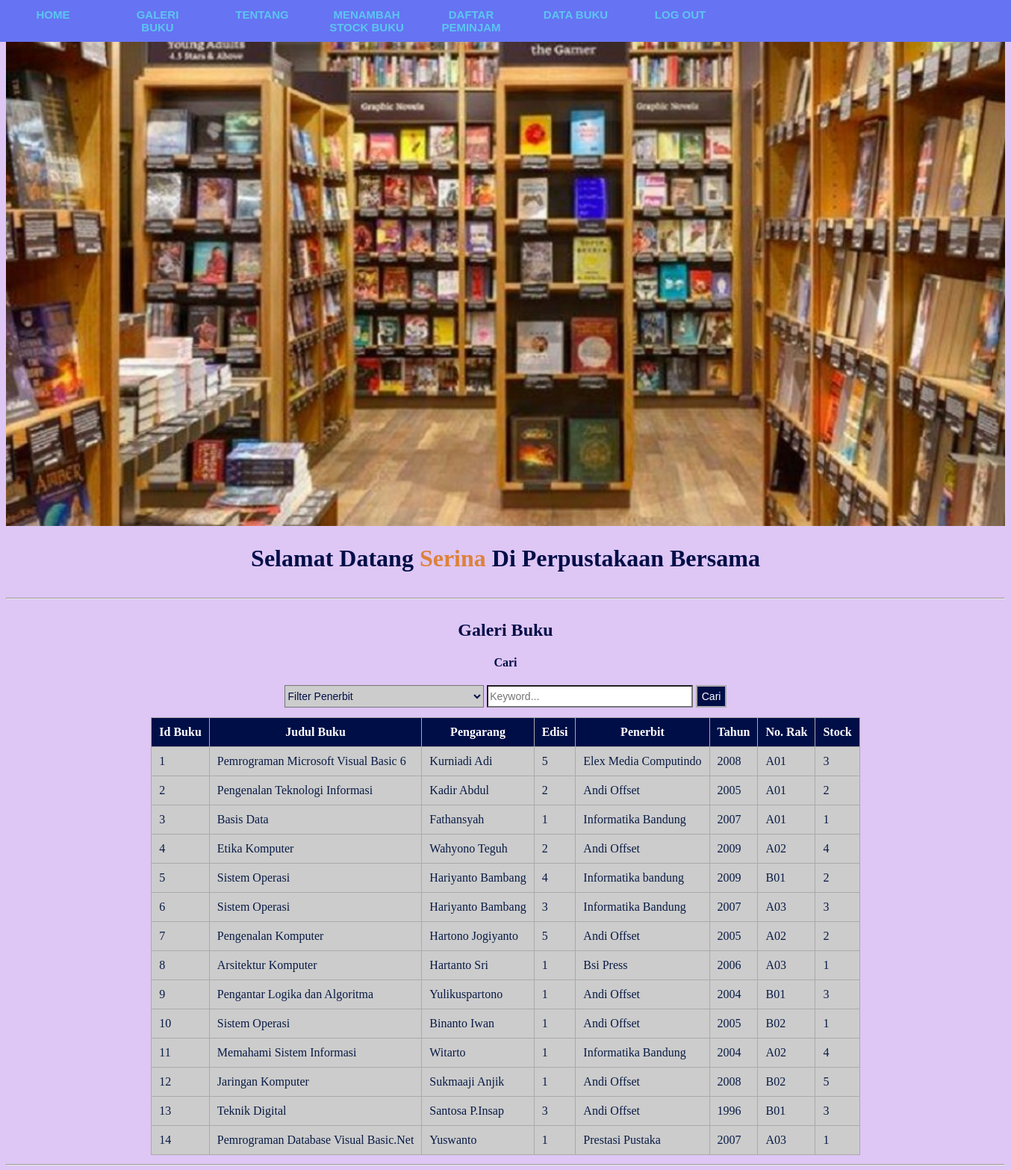
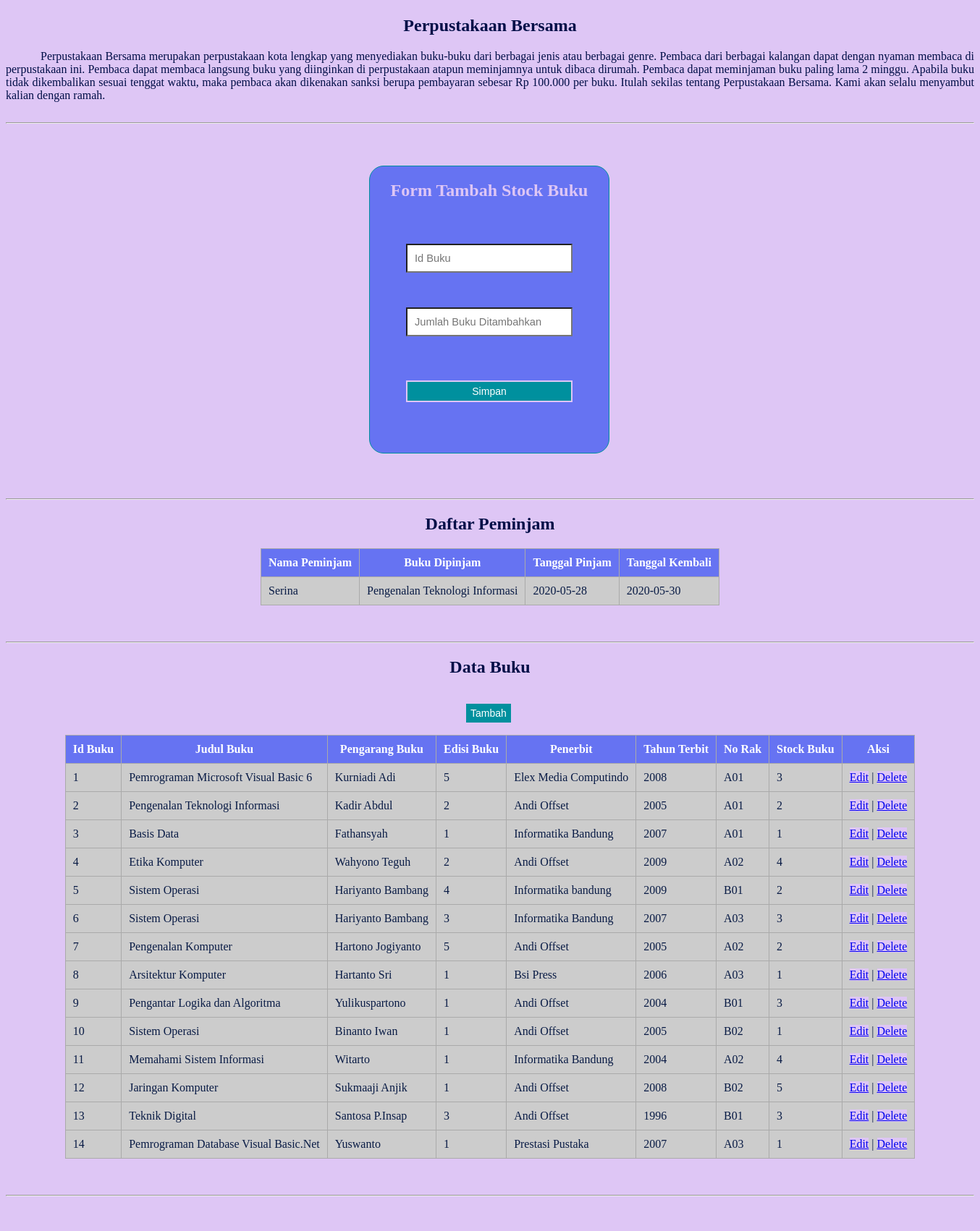
The page /index_admin.php (signed in, upper part) on the database its author committed (2 pictures, top to bottom).
### tables this page shows
CREATE TABLE `buku` (
  `id_buku` int(11) NOT NULL,
  `judul_buku` varchar(50) NOT NULL,
  `pengarang_buku` varchar(30) NOT NULL,
  `edisi_buku` varchar(5) NOT NULL,
  `penerbit` varchar(30) NOT NULL,
  `tahun_terbit` int(5) NOT NULL,
  `no_rak` varchar(5) NOT NULL,
  `stock_buku` int(3) NOT NULL
);

CREATE TABLE `pinjam_buku` (
  `id_pinjamn` int(11) NOT NULL,
  `id_user` int(11) NOT NULL,
  `id_buku` int(11) NOT NULL,
  `tgl_pinjam` date NOT NULL,
  `tgl_kembali` date NOT NULL,
  `status_pinjam` int(11) NOT NULL
);

CREATE TABLE `user` (
  `id_user` int(11) NOT NULL,
  `nama` varchar(30) NOT NULL,
  `jenis_kelamin` enum('Laki-Laki','Perempuan') NOT NULL,
  `no_hp` varchar(15) NOT NULL,
  `alamat` varchar(100) NOT NULL,
  `username` varchar(20) NOT NULL,
  `password` varchar(12) NOT NULL,
  `status` varchar(11) NOT NULL
);

### index_admin.php (the view, shortened to what this page needs)
<!DOCTYPE html>
<html>
<head>
	<link rel="stylesheet" type="text/css" href="CSS/index_admin.css">
</head>
<body>
	<nav class="navigasi">
        <ul>
            <li><a href="#section1">Home</a></li>
            <li><a href="#section2">Galeri Buku</a></li>
            <li><a href="#section3">Tentang</a></li>
            <li><a href="#section4">Menambah Stock Buku</a></li>
            <li><a href="#section5">Daftar Peminjam</a></li>
            <li><a href="#section7">Data Buku</a></li>
            <li><a href="logout.php">Log Out</a></li>
        </ul>
    </nav>
    <div id="section1">
        <img src="Gambar/gedung_perpustakaan.jpg">
        <h1>Selamat Datang <b style="color: #DC8239;"><?php echo $_SESSION['username'];?></b> Di Perpustakaan Bersama</h1>
    </div>
    <hr>
    <div id="section2">
        <h2>Galeri Buku</h2>
        <?php
            $s_penerbit="";
            $s_keyword="";
            $sort = 'ASC';
            $newsort = 'ASC';
            if (isset($_GET['order'])) {
                $order = $_GET['order'];
                $sort = $_GET['sort'];
                if ($sort == 'DESC') {
                    $newsort = 'ASC';
                }
                else{
                    $newsort = 'DESC';
                }
            }else{
                $order = 'id_buku';
            }
        ?>
        <form method="GET" action="" align="center">
        <h4>Cari</h4>
        <select name="s_penerbit" id="s_penerbit">
            <option value="">Filter Penerbit</option>
        </select>
        <input type="text" name="s_keyword" placeholder="Keyword..." id="s_keyword" value="<?php echo $s_keyword; ?>">
        <button id="search" name="search">Cari</button>
    </form>
    <table align="center" cellpadding="20">
        <thead>
            <tr>
                <th>Id Buku</th>
                <th><a href="?order=judul_buku&&sort=<?php echo $newsort; ?>">Judul Buku</a></th>
                <th><a href="?order=pengarang_buku&&sort=<?php echo $newsort; ?>">Pengarang</a></th>
                <th><a href="?order=edisi_buku&&sort=<?php echo $newsort; ?>">Edisi</a></th>
                <th><a href="?order=penerbit&&sort=<?php echo $newsort; ?>">Penerbit</a></th>
                <th><a href="?order=tahun_terbit&&sort=<?php echo $newsort; ?>">Tahun</a></th>
                <th><a href="?order=no_rak&&sort=<?php echo $newsort; ?>">No. Rak</a></th>
                <th><a href="?order=stock_buku&&sort=<?php echo $newsort; ?>">Stock</a></th>
            </tr>
        </thead>
        <tbody>
            <?php
                include "koneksi.php";
                $search_penerbit = '%'.$s_penerbit.'%';
                $search_keyword = '%'.$s_keyword.'%';
                $query = "SELECT * FROM buku WHERE penerbit LIKE ? AND (judul_buku LIKE ? OR pengarang_buku LIKE ? OR edisi_buku LIKE ? OR tahun_terbit LIKE ? OR no_rak LIKE ? OR stock_buku LIKE ?) ORDER BY $order $sort";
                $buku1 = mysqli_prepare($conn, $query) or die(mysqli_error($conn));
                mysqli_stmt_bind_param($buku1, "sssssss", $search_penerbit, $search_keyword, $search_keyword, $search_keyword, $search_keyword, $search_keyword, $search_keyword);
                mysqli_stmt_execute($buku1);
                $hasil = mysqli_stmt_get_result($buku1);
                if (mysqli_num_rows($hasil) > 0) {
                    while ($rows = mysqli_fetch_assoc($hasil)) {
                        $id_buku = $rows['id_buku'];
                        $judul_buku = $rows['judul_buku'];
                        $pengarang_buku = $rows['pengarang_buku'];
                        $edisi_buku = $rows['edisi_buku'];
                        $penerbit = $rows['penerbit'];
                        $tahun_terbit = $rows['tahun_terbit'];
                        $no_rak = $rows['no_rak'];
                        $stock_buku = $rows['stock_buku'];
            ?>
                <tr>
                    <td><?php echo $id_buku; ?></td>
                    <td><?php echo $judul_buku; ?></td>
                    <td><?php echo $pengarang_buku; ?></td>
                    <td><?php echo $edisi_buku; ?></td>
                    <td><?php echo $penerbit; ?></td>
                    <td><?php echo $tahun_terbit; ?></td>
                    <td><?php echo $no_rak; ?></td>
                    <td><?php echo $stock_buku; ?></td>
                </tr>
                <?php } } else { ?>
                <tr>
                    <td colspan="9" align="center">Tidak Ada Data Ditemukan</td>
                </tr>
                <?php } ?>
        </tbody>
    </table>
    </div>
    <hr>
    <div id="section3">
        <h2>Perpustakaan Bersama</h2>
        <p> Perpustakaan Bersama merupakan perpustakaan kota lengkap yang menyediakan buku-buku dari berbagai jenis atau berbagai genre. Pembaca dari berbagai kalangan dapat dengan nyaman membaca di perpustakaan ini. Pembaca dapat membaca langsung buku yang diinginkan di perpustakaan atapun meminjamnya untuk dibaca dirumah. Pembaca dapat meminjaman buku paling lama 2 minggu. Apabila buku tidak dikembalikan sesuai tenggat waktu, maka pembaca akan dikenakan sanksi berupa pembayaran sebesar Rp 100.000 per buku. Itulah sekilas tentang Perpustakaan Bersama. Kami akan selalu menyambut kalian dengan ramah.</p>
    </div>
    <hr>
    <div id="section4">
    <h2 align="center">Form Tambah Stock Buku</h2>
       <form method="POST" action="input_stock.php">
            <input type="text" name="id_buku" placeholder="Id Buku"><br>
            <input type="text" name="jml_buku" placeholder="Jumlah Buku Ditambahkan"><br>
            <input type="submit" name="simpan" value="Simpan"><br>
       </form>
    </div>
    <hr>
    <div id="section5">
        <h2>Daftar Peminjam</h2>
        <table align="center">
            <thead>
                <tr>
                    <th>Nama Peminjam</th>
                    <th>Buku Dipinjam</th>
                    <th>Tanggal Pinjam</th>
                    <th>Tanggal Kembali</th>
                </tr>
            </thead>
            <tbody>
                <?php
                    include "koneksi.php";
                    $query = mysqli_query($conn, "SELECT nama, judul_buku, tgl_pinjam, tgl_kembali FROM pinjam_buku, user, buku WHERE pinjam_buku.id_user=user.id_user AND pinjam_buku.id_buku=buku.id_buku ORDER BY id_pinjamn") or die(mysqli_error($conn));
                    if (mysqli_num_rows($query) > 0) {
                        while ($rows = mysqli_fetch_assoc($query)) {
                            $nama = $rows['nama'];
                            $judul = $rows['judul_buku'];
                            $tgl_pinjam = $rows['tgl_pinjam'];
                            $tgl_kembali = $rows['tgl_kembali'];
                        ?>
                            <tr>
                                <td><?php echo $nama; ?></td>
                                <td><?php echo $judul; ?></td>
                                <td><?php echo $tgl_pinjam; ?></td>
                                <td><?php echo $tgl_kembali; ?></td>
                            </tr>
                    <?php  } }else{ ?>
                    <tr>
                        <td colspan="4" align="center">Tidak Ada Data Ditemukan</td>
                    </tr>
                    <?php } ?>
            </tbody>
        </table>
    </div>
    <hr>
    <div id="section7">
    <h2>Data Buku</h2>
    <button><a href="#section9">Tambah</a></button>
       <table align="center">
           <thead>
               <tr>
                   <th>Id Buku</th>
                   <th>Judul Buku</th>
                   <th>Pengarang Buku</th>
                   <th>Edisi Buku</th>
                   <th>Penerbit</th>
                   <th>Tahun Terbit</th>
                   <th>No Rak</th>
                   <th>Stock Buku</th>
                   <th>Aksi</th>
               </tr>
           </thead>
           <tbody>
               <?php
                    include "koneksi.php";
                    $query = mysqli_query($conn, "SELECT * FROM buku ORDER BY id_buku") or die(mysqli_error($conn));
                    if (mysqli_num_rows($query) > 0) {
                        while ($rows = mysqli_fetch_assoc($query)) {
                            $id_buku = $rows['id_buku'];
                            $judul = $rows['judul_buku'];
                            $pengarang = $rows['pengarang_buku'];
                            $edisi = $rows['edisi_buku'];
                            $penerbit = $rows['penerbit'];
                            $tahun = $rows['tahun_terbit'];
                            $no_rak = $rows['no_rak'];
                            $stock = $rows['stock_buku'];?>
                            <tr>
                                <td><?php echo $id_buku; ?></td>
                                <td><?php echo $judul; ?></td>
                                <td><?php echo $pengarang; ?></td>
                                <td><?php echo $edisi; ?></td>
                                <td><?php echo $penerbit; ?></td>
                                <td><?php echo $tahun; ?></td>
                                <td><?php echo $no_rak; ?></td>
                                <td><?php echo $stock; ?></td>
                                <?php
                                echo "<td><a href='#section8'>Edit</a> | <a href='delete_buku.php?id_buku=$rows[id_buku]'>Delete</a></td>";?>
                            </tr>
                    <?php  } }else{ ?>
                    <tr>
                        <td colspan="4" align="center">Tidak Ada Data Ditemukan</td>
                    </tr>
                    <?php } ?>
           </tbody>
       </table>
    </div>
    <hr>
</body>
</html>

### CSS/index_admin.css (style rules this page uses)
* { background-color: #dec6f5; scroll-behavior: smooth; }
.navigasi ul { border: 1px solid #6673f2; padding: 0; margin: 0; list-style: none; font-family: Arial, Helvetica, sans-serif; font-size: 15px; font-weight: bold; width: 100%; background-color: #6673f2; overflow: hidden; position: fixed; top: 0; left: 0; }
.navigasi li { float: left; }
.navigasi li a { display: block; color: #5cc5f2; text-align: center; padding: 10px 20px; text-decoration: none; text-transform: uppercase; font-weight: bold; width: 100px; background-color: #6673f2; }
#section1, #section2, #section3, #section4 { display: inline-block; width: 100%; overflow: hidden; }
#section1 img { width: 100%; }
#section1 h1 { text-align: center; color: #000e47; }
#section2 table { border-collapse: collapse; }
#section2 h2, h4 { text-align: center; color: #000e47; }
#section2 th { background-color: #000e47; border: 1px solid #aaaaaa; text-align:left; color:#ffffff; padding: 10px; text-align: center; }
#section2 th a { background-color: #000e47; text-decoration: none; color: #ffffff; }
#section2 td { background-color: #cccccc; border: 1px solid #aaaaaa; padding: 10px; color: #091b45; }
#section2 form { text-align: center; }
#section2 form select { width: 20%; height: 30px; font-size: 14px; margin-bottom: 1%; cursor: pointer; background-color: #cccccc; color: #000e47; }
#section2 form input[type=text] { width: 20%; height: 24px; font-size: 14px; margin-bottom: 1%; background-color: white; }
#section2 form button { width: auto; height: 30px; font-size: 14px; margin-bottom: 1%; background-color: #000e47; color:#ffffff; border: 2px solid #aaaaaa; cursor: pointer; }
#section3 { color: #000e47; }
#section3 h2 { text-align: center; }
#section3 p { text-align: justify; text-indent: 0.5in; }
#section4 { border: 1px solid #00909e; height: auto; width: 330px; margin: 50px 502px; background-color: #6673f2; border-radius: 20px; }
#section4 form { margin: 50px 50px; background-color: #6673f2; display: grid; }
#section4 h2 { text-align: center; color: #dec6f5; background-color: #6673f2; }
#section4 form input[type=text] { box-sizing : border-box; width: 100%; padding: 10px; font-size: 11pt; margin-top: 10px; margin-bottom: 20px; background-color: white; }
#section4 form input[type=submit] { width: auto; height: 30px; font-size: 14px; margin-bottom: 1%; background-color: #00909e; color:#ffffff; border: 2px solid #dec6f5; cursor: pointer; margin-top: 10%; }
#section5 table { border-collapse: collapse; margin-bottom: 50px; }
#section5 h2 { text-align: center; color: #000e47; }
#section5 th { background-color: #6673f2; border: 1px solid #aaaaaa; text-align:left; color: #ffffff; padding: 10px; text-align: center; }
#section5 td { background-color: #cccccc; border: 1px solid #aaaaaa; padding: 10px; color: #091b45; }
#section7 table { border-collapse: collapse; margin-bottom: 50px; }
#section7 h2 { text-align: center; color: #000e47; }
#section7 th { background-color: #6673f2; border: 1px solid #aaaaaa; text-align:left; color: #ffffff; padding: 10px; text-align: center; }
#section7 td { background-color: #cccccc; border: 1px solid #aaaaaa; padding: 10px; color: #091b45; }
#section7 button { width: auto; height: 30px; font-size: 14px; background-color: #00909e; color:#ffffff; border: 2px solid #dec6f5; cursor: pointer; margin: 15px 634px; }
#section7 button a { text-decoration: none; background-color: #00909e; color: #ffffff; }

### rows shown on the page
buku: id_buku "1", judul_buku "Pemrograman Microsoft Visual Basic 6", pengarang_buku "Kurniadi Adi", edisi_buku "5", penerbit "Elex Media Computindo", tahun_terbit "2008", no_rak "A01", stock_buku "3"
buku: id_buku "2", judul_buku "Pengenalan Teknologi Informasi", pengarang_buku "Kadir Abdul", edisi_buku "2", penerbit "Andi Offset", tahun_terbit "2005", no_rak "A01", stock_buku "2"
buku: id_buku "3", judul_buku "Basis Data", pengarang_buku "Fathansyah", edisi_buku "1", penerbit "Informatika Bandung", tahun_terbit "2007", no_rak "A01", stock_buku "1"
buku: id_buku "4", judul_buku "Etika Komputer", pengarang_buku "Wahyono Teguh", edisi_buku "2", penerbit "Andi Offset", tahun_terbit "2009", no_rak "A02", stock_buku "4"
buku: id_buku "5", judul_buku "Sistem Operasi", pengarang_buku "Hariyanto Bambang", edisi_buku "4", penerbit "Informatika bandung", tahun_terbit "2009", no_rak "B01", stock_buku "2"
buku: id_buku "6", judul_buku "Sistem Operasi", pengarang_buku "Hariyanto Bambang", edisi_buku "3", penerbit "Informatika Bandung", tahun_terbit "2007", no_rak "A03", stock_buku "3"
buku: id_buku "7", judul_buku "Pengenalan Komputer", pengarang_buku "Hartono Jogiyanto", edisi_buku "5", penerbit "Andi Offset", tahun_terbit "2005", no_rak "A02", stock_buku "2"
buku: id_buku "8", judul_buku "Arsitektur Komputer", pengarang_buku "Hartanto Sri", edisi_buku "1", penerbit "Bsi Press", tahun_terbit "2006", no_rak "A03", stock_buku "1"
buku: id_buku "9", judul_buku "Pengantar Logika dan Algoritma", pengarang_buku "Yulikuspartono", edisi_buku "1", penerbit "Andi Offset", tahun_terbit "2004", no_rak "B01", stock_buku "3"
buku: id_buku "10", judul_buku "Sistem Operasi", pengarang_buku "Binanto Iwan", edisi_buku "1", penerbit "Andi Offset", tahun_terbit "2005", no_rak "B02", stock_buku "1"
buku: id_buku "11", judul_buku "Memahami Sistem Informasi", pengarang_buku "Witarto", edisi_buku "1", penerbit "Informatika Bandung", tahun_terbit "2004", no_rak "A02", stock_buku "4"
buku: id_buku "12", judul_buku "Jaringan Komputer", pengarang_buku "Sukmaaji Anjik", edisi_buku "1", penerbit "Andi Offset", tahun_terbit "2008", no_rak "B02", stock_buku "5"
buku: id_buku "13", judul_buku "Teknik Digital", pengarang_buku "Santosa P.Insap", edisi_buku "3", penerbit "Andi Offset", tahun_terbit "1996", no_rak "B01", stock_buku "3"
buku: id_buku "14", judul_buku "Pemrograman Database Visual Basic.Net", pengarang_buku "Yuswanto", edisi_buku "1", penerbit "Prestasi Pustaka", tahun_terbit "2007", no_rak "A03", stock_buku "1"
pinjam_buku: id_user.nama "Serina", id_buku.judul_buku "Pengenalan Teknologi Informasi", tgl_pinjam "2020-05-28", tgl_kembali "2020-05-30"

### other values the page prints
$_SESSION['username'] "Serina"
